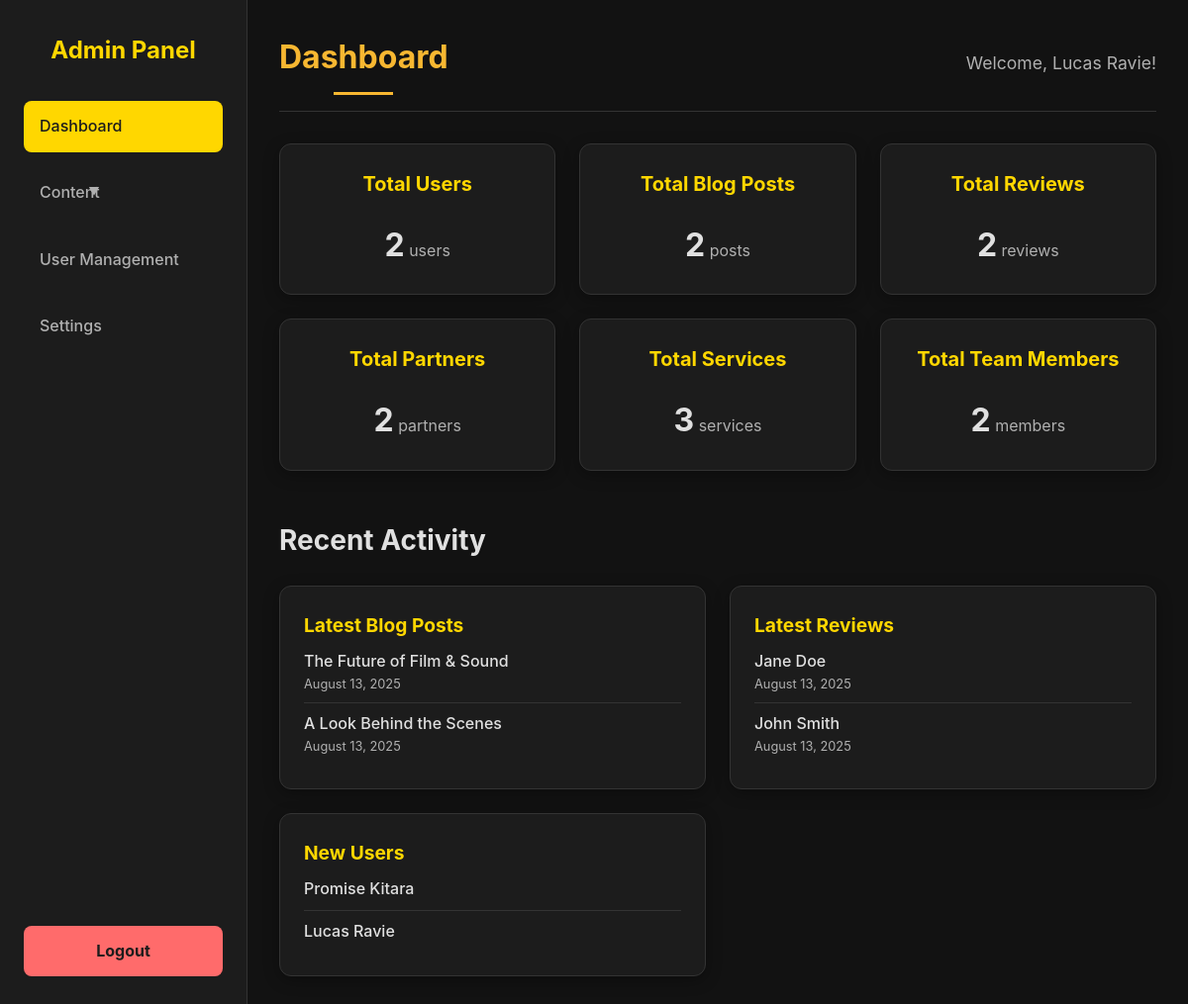
/admin/index.php (signed in), run on the app's committed database.
### tables this page shows
CREATE TABLE `blog` (
  `id` int(11) NOT NULL,
  `title` varchar(255) NOT NULL,
  `author` varchar(255) NOT NULL,
  `content` text NOT NULL,
  `featured_image` varchar(2048) DEFAULT NULL,
  `date_created` datetime NOT NULL DEFAULT current_timestamp()
);

CREATE TABLE `reviews` (
  `id` int(11) NOT NULL,
  `client_name` varchar(255) NOT NULL,
  `review` text NOT NULL,
  `rating` tinyint(1) NOT NULL DEFAULT 5,
  `date_created` datetime NOT NULL DEFAULT current_timestamp()
);

CREATE TABLE `users` (
  `id` int(11) NOT NULL,
  `username` varchar(255) NOT NULL,
  `password_hash` varchar(255) NOT NULL,
  `role` varchar(50) NOT NULL DEFAULT 'admin',
  `created_at` timestamp NOT NULL DEFAULT current_timestamp()
);

### admin/index.php (the view, shortened to what this page needs)
<?php
$username = $_SESSION['username'] ?? 'Admin';
$data = [
    'users' => ['count' => 0, 'latest' => []],
    'blog' => ['count' => 0, 'latest' => []],
    'reviews' => ['count' => 0, 'latest' => []],
    'partners' => ['count' => 0, 'latest' => []],
    'services' => ['count' => 0, 'latest' => []],
    'team' => ['count' => 0, 'latest' => []],
];
try {
    $conn = new mysqli(DB_SERVER, DB_USERNAME, DB_PASSWORD, DB_NAME);
    function fetchData($conn, $table, $orderByCol, $latestTitleCol, $latestDateCol = null) {
        $count_query = "SELECT COUNT(id) AS total FROM $table";
        $latest_query = "SELECT " . ($latestDateCol ? "$latestTitleCol, $latestDateCol" : "$latestTitleCol") . " FROM $table ORDER BY $orderByCol DESC LIMIT 5";
        $count_result = $conn->query($count_query);
        $count = $count_result ? $count_result->fetch_assoc()['total'] : 0;
        $latest_result = $conn->query($latest_query);
        $latest = [];
        if ($latest_result) {
            while ($row = $latest_result->fetch_assoc()) {
                $latest[] = $row;
            }
        }
        return ['count' => $count, 'latest' => $latest];
    }
    $data['users'] = fetchData($conn, 'users', 'created_at', 'username');
    $data['blog'] = fetchData($conn, 'blog', 'date_created', 'title', 'date_created');
    $data['reviews'] = fetchData($conn, 'reviews', 'date_created', 'client_name', 'date_created');
    $data['partners'] = fetchData($conn, 'partners', 'id', 'name');
    $data['services'] = fetchData($conn, 'services', 'id', 'service_name');
    $data['team'] = fetchData($conn, 'team', 'id', 'name');
} catch (Exception $e) {
    error_log("Database Error: " . $e->getMessage());
    $error_message = "An error occurred while fetching data.";
}
?>
<!DOCTYPE html>
<html lang="en">
<head>
    <link rel="stylesheet" href="../assets/css/style.css">
</head>
<body>
    <div class="sidebar">
        <div>
            <div class="sidebar-header">
                <h1>Admin Panel</h1>
            </div>
            <ul class="sidebar-nav">
                <li><a href="index.php" class="active">Dashboard</a></li>
                <li class="dropdown">
                    <a href="#" class="dropdown-toggle" onclick="toggleDropdown(this)">Content</a>
                </li>
                <li><a href="users.php">User Management</a></li>
                <li><a href="settings.php">Settings</a></li>
            </ul>
        </div>
        <div>
            <a href="logout.php" class="logout-button">Logout</a>
        </div>
    </div>
    <div class="main-content">
        <div class="dashboard-header">
            <h2>Dashboard</h2>
            <p class="welcome-text">Welcome, <?php echo htmlspecialchars($username); ?>!</p>
        </div>
        <div class="dashboard-cards">
            <div class="card">
                <h3>Total Users</h3>
                <p><?php echo $data['users']['count']; ?><span> users</span></p>
            </div>
            <div class="card">
                <h3>Total Blog Posts</h3>
                <p><?php echo $data['blog']['count']; ?><span> posts</span></p>
            </div>
            <div class="card">
                <h3>Total Reviews</h3>
                <p><?php echo $data['reviews']['count']; ?><span> reviews</span></p>
            </div>
            <div class="card">
                <h3>Total Partners</h3>
                <p><?php echo $data['partners']['count']; ?><span> partners</span></p>
            </div>
            <div class="card">
                <h3>Total Services</h3>
                <p><?php echo $data['services']['count']; ?><span> services</span></p>
            </div>
            <div class="card">
                <h3>Total Team Members</h3>
                <p><?php echo $data['team']['count']; ?><span> members</span></p>
            </div>
        </div>
        <div class="recent-activity">
            <h3>Recent Activity</h3>
            <div class="activity-list">
                <div class="activity-card">
                    <h4>Latest Blog Posts</h4>
                    <ul>
                        <?php if (empty($data['blog']['latest'])): ?>
                            <li><span class="item-title">No recent posts.</span></li>
                        <?php else: ?>
                            <?php foreach ($data['blog']['latest'] as $item): ?>
                                <li>
                                    <span class="item-title"><?php echo htmlspecialchars($item['title']); ?></span>
                                    <span class="item-date"><?php echo date("F j, Y", strtotime($item['date_created'])); ?></span>
                                </li>
                            <?php endforeach; ?>
                        <?php endif; ?>
                    </ul>
                </div>
                <div class="activity-card">
                    <h4>Latest Reviews</h4>
                    <ul>
                        <?php if (empty($data['reviews']['latest'])): ?>
                            <li><span class="item-title">No recent reviews.</span></li>
                        <?php else: ?>
                            <?php foreach ($data['reviews']['latest'] as $item): ?>
                                <li>
                                    <span class="item-title"><?php echo htmlspecialchars($item['client_name']); ?></span>
                                    <span class="item-date"><?php echo date("F j, Y", strtotime($item['date_created'])); ?></span>
                                </li>
                            <?php endforeach; ?>
                        <?php endif; ?>
                    </ul>
                </div>
                <div class="activity-card">
                    <h4>New Users</h4>
                    <ul>
                        <?php if (empty($data['users']['latest'])): ?>
                            <li><span class="item-title">No new users.</span></li>
                        <?php else: ?>
                            <?php foreach ($data['users']['latest'] as $item): ?>
                                <li><span class="item-title"><?php echo htmlspecialchars($item['username']); ?></span></li>
                            <?php endforeach; ?>
                        <?php endif; ?>
                    </ul>
                </div>
            </div>
        </div>
    </div>
</body>
</html>

### assets/css/style.css (style rules this page uses)
:root { --primary-color: #f7b731; --secondary-color: #333333; --background-color-dark: #121212; --background-color-light: #ffffff; --text-color-light: #ffffff; --text-color-dark: #333333; --font-family: 'Helvetica Neue', Arial, sans-serif; --transition-duration: 0.3s; }
* { box-sizing: border-box; margin: 0; padding: 0; }
html { scroll-behavior: smooth; }
body { font-family: var(--font-family); line-height: 1.6; color: var(--text-color-light); background-color: var(--background-color-dark); }
h1, h2, h3 { font-weight: 700; margin-bottom: 20px; }
h2 { font-size: 2.5rem; text-align: center; margin-bottom: 50px; position: relative; color: var(--primary-color); }
h2::after { content: ''; display: block; width: 60px; height: 3px; background: var(--primary-color); margin: 10px auto 0; }
.dropdown { position: relative; display: inline-block; }

### admin/index.php (style rules this page uses)
:root { --bg-color: #0e0e0e; --sidebar-bg: #1c1c1c; --main-bg: #121212; --text-color: #e0e0e0; --accent-color: #FFD700; --secondary-text: #b0b0b0; --border-color: #333; }
body { font-family: -apple-system, BlinkMacSystemFont, "Segoe UI", Roboto, Helvetica, Arial, sans-serif; background-color: var(--bg-color); color: var(--text-color); margin: 0; display: flex; min-height: 100vh; }
.sidebar { width: 250px; background-color: var(--sidebar-bg); padding: 2rem 1.5rem; border-right: 1px solid var(--border-color); display: flex; flex-direction: column; justify-content: space-between; }
.sidebar-header { text-align: center; margin-bottom: 2rem; }
.sidebar-header h1 { font-size: 1.5rem; color: var(--accent-color); font-weight: 700; }
.sidebar-nav { list-style: none; padding: 0; margin: 0; }
.sidebar-nav li { margin-bottom: 1rem; }
.sidebar-nav > li > a { display: block; padding: 0.8rem 1rem; color: var(--secondary-text); text-decoration: none; border-radius: 8px; transition: background-color 0.2s, color 0.2s; font-weight: 500; }
.sidebar-nav > li > a:hover, .sidebar-nav > li > a.active { background-color: var(--accent-color); color: var(--sidebar-bg); }
.sidebar-nav .dropdown-toggle { cursor: pointer; position: relative; }
.sidebar-nav .dropdown-toggle::after { content: '▼'; font-size: 0.7em; position: absolute; right: 1rem; top: 50%; transform: translateY(-50%); transition: transform 0.2s; }
.main-content { flex-grow: 1; padding: 2rem; background-color: var(--main-bg); }
.dashboard-header { margin-bottom: 2rem; padding-bottom: 1rem; border-bottom: 1px solid var(--border-color); display: flex; justify-content: space-between; align-items: center; }
.dashboard-header h2 { font-size: 2rem; margin: 0; }
.dashboard-header .welcome-text { font-size: 1.1rem; color: var(--secondary-text); }
.dashboard-cards { display: grid; grid-template-columns: repeat(auto-fit, minmax(250px, 1fr)); gap: 1.5rem; }
.card { background-color: var(--sidebar-bg); border: 1px solid var(--border-color); border-radius: 12px; padding: 1.5rem; box-shadow: 0 4px 16px rgba(0,0,0,0.3); text-align: center; }
.card h3 { font-size: 1.25rem; margin-top: 0; color: var(--accent-color); }
.card p { font-size: 2em; font-weight: 700; margin: 0; }
.card p span { font-size: 0.5em; font-weight: 400; color: var(--secondary-text); }
.recent-activity { margin-top: 3rem; }
.recent-activity h3 { font-size: 1.75rem; margin-bottom: 1.5rem; color: var(--text-color); }
.activity-list { display: grid; grid-template-columns: repeat(auto-fit, minmax(300px, 1fr)); gap: 1.5rem; }
.activity-card { background-color: var(--sidebar-bg); border: 1px solid var(--border-color); border-radius: 12px; padding: 1.5rem; box-shadow: 0 4px 16px rgba(0,0,0,0.3); }
.activity-card h4 { margin-top: 0; color: var(--accent-color); font-size: 1.2rem; }
.activity-card ul { list-style: none; padding: 0; margin: 0; }
.activity-card li { padding: 0.5rem 0; border-bottom: 1px solid var(--border-color); }
.activity-card li:last-child { border-bottom: none; }
.activity-card li span { display: block; }
.activity-card li .item-title { color: var(--text-color); font-weight: 500; }
.activity-card li .item-date { font-size: 0.8em; color: var(--secondary-text); }
.logout-button { display: block; width: 100%; padding: 0.8rem; background-color: #FF6B6B; color: var(--sidebar-bg); border: none; border-radius: 8px; text-align: center; font-weight: 700; text-decoration: none; transition: background-color 0.2s, transform 0.1s; }

### data on the page
blog: title "The Future of Film & Sound", date_created "August 13, 2025"
blog: title "A Look Behind the Scenes", date_created "August 13, 2025"
reviews: client_name "Jane Doe", date_created "August 13, 2025"
reviews: client_name "John Smith", date_created "August 13, 2025"
users: username "Promise Kitara"
users: username "Lucas Ravie"

### other printed values
$username "Lucas Ravie"
$data['users']['count'] "2"
$data['blog']['count'] "2"
$data['reviews']['count'] "2"
$data['partners']['count'] "2"
$data['services']['count'] "3"
$data['team']['count'] "2"
